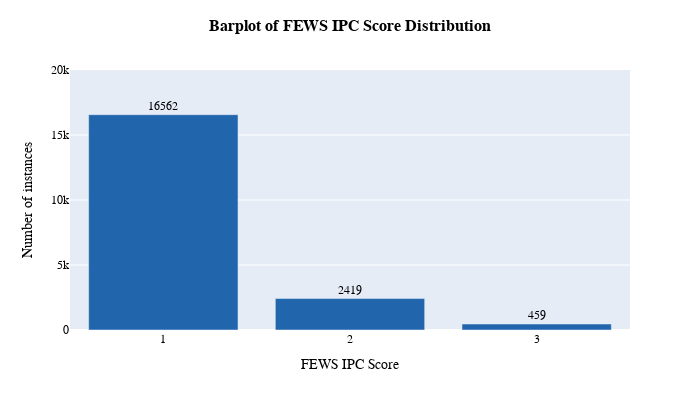

Notebook source saved alongside this figure:
### Code cell
# Examine predictive feature (few_ipc & flooding) - barplots
fig = go.Figure()
fig.add_trace(go.Bar(x= [1, 2, 3], y= df['fews_ipc'].value_counts(),
                     text = df['fews_ipc'].value_counts(), textposition='outside',
                     marker_color = 'rgb(33,102,172)'))
fig.update_xaxes(title= 'FEWS IPC Score', tickvals = [1, 2, 3], showticklabels=True, visible=True, showgrid=False)
fig.update_yaxes(title= 'Number of instances', range = [0,20000], showticklabels=True, visible=True, showgrid=True)
fig.update_layout(title =
                  {'text': '<b>Barplot of FEWS IPC Score Distribution</b>',
                   'font': {'size':16, 'family':'Arial', 'color': 'black'},
                   'xanchor':'center',
                   'x': 0.5,
                   'y': 0.95 },
                  font_family= 'Arial',
                  font_color='black',
                  width = 700, height = 400,
                  margin = dict(t=70,r=70,b=70,l=70))
fig.show()
fig.write_image('Images/barplot.png')

### Figure 1 — Plotly figure (JSON) as saved in the notebook; plotly's stock layout.template omitted (floating-point values rounded to 4 significant figures)
{"data": [{"marker": {"color": "rgb(33,102,172)"}, "text": ["16562", "2419", "459"], "textposition": "outside", "type": "bar", "x": [1, 2, 3], "y": [16562, 2419, 459]}], "layout": {"font": {"color": "black", "family": "Arial"}, "height": 400, "margin": {"b": 70, "l": 70, "r": 70, "t": 70}, "title": {"font": {"color": "black", "family": "Arial", "size": 16}, "text": "<b>Barplot of FEWS IPC Score Distribution</b>", "x": 0.5, "xanchor": "center", "y": 0.95}, "width": 700, "xaxis": {"showgrid": false, "showticklabels": true, "tickvals": [1, 2, 3], "title": {"text": "FEWS IPC Score"}, "visible": true}, "yaxis": {"range": [0, 20000], "showgrid": true, "showticklabels": true, "title": {"text": "Number of instances"}, "visible": true}}}
